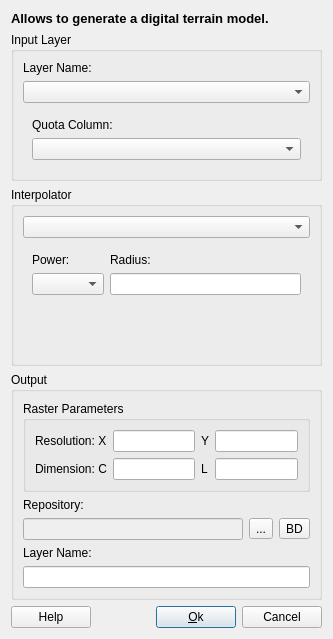
<?xml version="1.0" encoding="UTF-8"?>
<ui version="4.0">
 <class>MNTGenerationDialogForm</class>
 <widget class="QDialog" name="MNTGenerationDialogForm">
  <property name="geometry">
   <rect>
    <x>0</x>
    <y>0</y>
    <width>333</width>
    <height>601</height>
   </rect>
  </property>
  <property name="windowTitle">
   <string>Generate DTM</string>
  </property>
  <layout class="QVBoxLayout" name="verticalLayout_9">
   <item>
    <widget class="QLabel" name="m_MNTGenerationTitleLabel">
     <property name="font">
      <font>
       <pointsize>10</pointsize>
       <weight>75</weight>
       <bold>true</bold>
      </font>
     </property>
     <property name="contextMenuPolicy">
      <enum>Qt::DefaultContextMenu</enum>
     </property>
     <property name="text">
      <string>Allows to generate a digital terrain model.</string>
     </property>
    </widget>
   </item>
   <item>
    <widget class="QGroupBox" name="m_inputGroupBox">
     <property name="title">
      <string>Input Layer</string>
     </property>
     <layout class="QVBoxLayout" name="verticalLayout_8">
      <item>
       <widget class="QLabel" name="m_layerLabel">
        <property name="text">
         <string>Layer Name:</string>
        </property>
       </widget>
      </item>
      <item>
       <widget class="QComboBox" name="m_layersComboBox"/>
      </item>
      <item>
       <widget class="QStackedWidget" name="m_inputstackedWidget">
        <property name="currentIndex">
         <number>1</number>
        </property>
        <widget class="QWidget" name="page">
         <layout class="QVBoxLayout" name="verticalLayout_7">
          <item>
           <layout class="QHBoxLayout" name="horizontalLayout_3">
            <item>
             <widget class="QCheckBox" name="m_dummycheckBox">
              <property name="text">
               <string>Dummy Value</string>
              </property>
             </widget>
            </item>
            <item>
             <widget class="QLineEdit" name="m_dummylineEdit">
              <property name="enabled">
               <bool>false</bool>
              </property>
             </widget>
            </item>
           </layout>
          </item>
          <item>
           <spacer name="verticalSpacer">
            <property name="orientation">
             <enum>Qt::Vertical</enum>
            </property>
            <property name="sizeHint" stdset="0">
             <size>
              <width>20</width>
              <height>9</height>
             </size>
            </property>
           </spacer>
          </item>
         </layout>
        </widget>
        <widget class="QWidget" name="page_2">
         <layout class="QVBoxLayout" name="verticalLayout_3">
          <item>
           <widget class="QLabel" name="m_Zlabel">
            <property name="text">
             <string>Quota Column:</string>
            </property>
           </widget>
          </item>
          <item>
           <widget class="QComboBox" name="m_ZcomboBox"/>
          </item>
         </layout>
        </widget>
       </widget>
      </item>
     </layout>
    </widget>
   </item>
   <item>
    <widget class="QGroupBox" name="m_interpolatorGroupBox">
     <property name="title">
      <string>Interpolator</string>
     </property>
     <layout class="QVBoxLayout" name="verticalLayout_10">
      <item>
       <widget class="QComboBox" name="m_interpolatorComboBox"/>
      </item>
      <item>
       <widget class="QStackedWidget" name="m_interparamStackedWidget">
        <property name="currentIndex">
         <number>0</number>
        </property>
        <widget class="QWidget" name="m_averagePage">
         <layout class="QFormLayout" name="formLayout">
          <item row="0" column="0">
           <widget class="QLabel" name="m_powerLabel">
            <property name="text">
             <string>Power:</string>
            </property>
           </widget>
          </item>
          <item row="0" column="1">
           <widget class="QLabel" name="m_radiusLabel">
            <property name="text">
             <string>Radius:</string>
            </property>
           </widget>
          </item>
          <item row="1" column="0">
           <widget class="QComboBox" name="m_powerComboBox"/>
          </item>
          <item row="1" column="1">
           <widget class="QLineEdit" name="m_radiusLineEdit"/>
          </item>
         </layout>
        </widget>
        <widget class="QWidget" name="m_splinePage">
         <layout class="QFormLayout" name="formLayout_2">
          <item row="0" column="0">
           <layout class="QVBoxLayout" name="verticalLayout">
            <item>
             <widget class="QLabel" name="m_sepXLabel">
              <property name="text">
               <string>Separation in X:</string>
              </property>
             </widget>
            </item>
            <item>
             <widget class="QSpinBox" name="m_sepXSpinBox">
              <property name="minimum">
               <number>1</number>
              </property>
              <property name="maximum">
               <number>1000</number>
              </property>
             </widget>
            </item>
           </layout>
          </item>
          <item row="0" column="1">
           <layout class="QVBoxLayout" name="verticalLayout_4">
            <item>
             <widget class="QLabel" name="m_sepYLabel">
              <property name="text">
               <string>Separation in Y:</string>
              </property>
             </widget>
            </item>
            <item>
             <widget class="QSpinBox" name="m_sepYSpinBox">
              <property name="minimum">
               <number>1</number>
              </property>
              <property name="maximum">
               <number>1000</number>
              </property>
              <property name="value">
               <number>5</number>
              </property>
             </widget>
            </item>
           </layout>
          </item>
          <item row="1" column="0">
           <layout class="QVBoxLayout" name="verticalLayout_5">
            <item>
             <widget class="QLabel" name="m_minPtsLabel">
              <property name="text">
               <string>Minimum Points:</string>
              </property>
             </widget>
            </item>
            <item>
             <widget class="QSpinBox" name="m_minPtsSpinBox">
              <property name="minimum">
               <number>5</number>
              </property>
              <property name="maximum">
               <number>5000</number>
              </property>
              <property name="value">
               <number>20</number>
              </property>
             </widget>
            </item>
           </layout>
          </item>
          <item row="1" column="1">
           <layout class="QVBoxLayout" name="verticalLayout_6">
            <item>
             <widget class="QLabel" name="m_overLabel">
              <property name="text">
               <string>Overlapping:</string>
              </property>
             </widget>
            </item>
            <item>
             <widget class="QDoubleSpinBox" name="m_overDoubleSpinBox">
              <property name="value">
               <double>5.000000000000000</double>
              </property>
             </widget>
            </item>
           </layout>
          </item>
         </layout>
        </widget>
        <widget class="QWidget" name="m_mitasovaPage">
         <layout class="QHBoxLayout" name="horizontalLayout_2">
          <item>
           <layout class="QFormLayout" name="formLayout_3">
            <item row="0" column="0">
             <widget class="QLabel" name="m_tensionLabel">
              <property name="text">
               <string>Tension:</string>
              </property>
             </widget>
            </item>
            <item row="0" column="1">
             <widget class="QLineEdit" name="m_tensionLineEdit"/>
            </item>
            <item row="1" column="0">
             <widget class="QLabel" name="m_smothLabel">
              <property name="text">
               <string>Smothness:</string>
              </property>
             </widget>
            </item>
            <item row="1" column="1">
             <widget class="QLineEdit" name="m_smothLineEdit"/>
            </item>
            <item row="2" column="0">
             <widget class="QLabel" name="m_minPtsMitLabel">
              <property name="text">
               <string>Minimum Points:</string>
              </property>
             </widget>
            </item>
            <item row="2" column="1">
             <widget class="QLineEdit" name="m_minPtsMitLineEdit"/>
            </item>
           </layout>
          </item>
         </layout>
        </widget>
       </widget>
      </item>
     </layout>
    </widget>
   </item>
   <item>
    <widget class="QGroupBox" name="m_outputGroupBox">
     <property name="sizePolicy">
      <sizepolicy hsizetype="Preferred" vsizetype="Preferred">
       <horstretch>0</horstretch>
       <verstretch>0</verstretch>
      </sizepolicy>
     </property>
     <property name="title">
      <string>Output</string>
     </property>
     <layout class="QVBoxLayout" name="verticalLayout_2">
      <item>
       <widget class="QGroupBox" name="m_rasterGroupBox">
        <property name="title">
         <string>Raster Parameters</string>
        </property>
        <layout class="QGridLayout" name="gridLayout">
         <item row="0" column="0">
          <widget class="QLabel" name="m_resXLabel">
           <property name="toolTipDuration">
            <number>-1</number>
           </property>
           <property name="text">
            <string>Resolution: X</string>
           </property>
          </widget>
         </item>
         <item row="0" column="1">
          <widget class="QLineEdit" name="m_resXLineEdit"/>
         </item>
         <item row="0" column="2">
          <widget class="QLabel" name="m_resYLabel">
           <property name="text">
            <string>Y</string>
           </property>
          </widget>
         </item>
         <item row="0" column="3">
          <widget class="QLineEdit" name="m_resYLineEdit"/>
         </item>
         <item row="1" column="0">
          <widget class="QLabel" name="m_dimCLabel">
           <property name="text">
            <string>Dimension: C</string>
           </property>
          </widget>
         </item>
         <item row="1" column="1">
          <widget class="QLineEdit" name="m_dimCLineEdit"/>
         </item>
         <item row="1" column="2">
          <widget class="QLabel" name="m_dimLLabel">
           <property name="text">
            <string>L</string>
           </property>
          </widget>
         </item>
         <item row="1" column="3">
          <widget class="QLineEdit" name="m_dimLLineEdit"/>
         </item>
        </layout>
       </widget>
      </item>
      <item>
       <widget class="QLabel" name="m_repositoryLabel">
        <property name="text">
         <string>Repository:</string>
        </property>
       </widget>
      </item>
      <item>
       <layout class="QHBoxLayout" name="horizontalLayout">
        <item>
         <widget class="QLineEdit" name="m_repositoryLineEdit">
          <property name="enabled">
           <bool>false</bool>
          </property>
         </widget>
        </item>
        <item>
         <widget class="QToolButton" name="m_targetFileToolButton">
          <property name="minimumSize">
           <size>
            <width>0</width>
            <height>0</height>
           </size>
          </property>
          <property name="text">
           <string>...</string>
          </property>
         </widget>
        </item>
        <item>
         <widget class="QToolButton" name="m_targetDatasourceToolButton">
          <property name="minimumSize">
           <size>
            <width>0</width>
            <height>0</height>
           </size>
          </property>
          <property name="text">
           <string>BD</string>
          </property>
         </widget>
        </item>
       </layout>
      </item>
      <item>
       <widget class="QLabel" name="m_layerNameLabel">
        <property name="text">
         <string>Layer Name:</string>
        </property>
       </widget>
      </item>
      <item>
       <widget class="QLineEdit" name="m_newLayerNameLineEdit"/>
      </item>
     </layout>
    </widget>
   </item>
   <item>
    <layout class="QGridLayout" name="gridLayout_3">
     <item row="0" column="1">
      <spacer name="horizontalSpacer_2">
       <property name="orientation">
        <enum>Qt::Horizontal</enum>
       </property>
       <property name="sizeHint" stdset="0">
        <size>
         <width>40</width>
         <height>20</height>
        </size>
       </property>
      </spacer>
     </item>
     <item row="0" column="2">
      <widget class="QPushButton" name="m_okPushButton">
       <property name="text">
        <string>&amp;Ok</string>
       </property>
      </widget>
     </item>
     <item row="0" column="0">
      <widget class="te::qt::widgets::HelpPushButton" name="m_helpPushButton">
       <property name="text">
        <string>Help</string>
       </property>
      </widget>
     </item>
     <item row="0" column="3">
      <widget class="QPushButton" name="m_cancelPushButton">
       <property name="text">
        <string>Cancel</string>
       </property>
      </widget>
     </item>
    </layout>
   </item>
  </layout>
 </widget>
 <customwidgets>
  <customwidget>
   <class>te::qt::widgets::HelpPushButton</class>
   <extends>QPushButton</extends>
   <header>terralib/qt/widgets/help/HelpPushButton.h</header>
  </customwidget>
 </customwidgets>
 <resources/>
 <connections/>
</ui>
